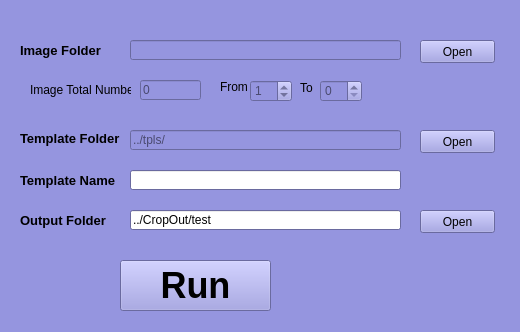
<?xml version="1.0" encoding="UTF-8"?>
<ui version="4.0">
 <class>CVToolWidgetClass</class>
 <widget class="QWidget" name="CVToolWidgetClass">
  <property name="geometry">
   <rect>
    <x>0</x>
    <y>0</y>
    <width>520</width>
    <height>332</height>
   </rect>
  </property>
  <property name="palette">
   <palette>
    <active>
     <colorrole role="WindowText">
      <brush brushstyle="SolidPattern">
       <color alpha="255">
        <red>0</red>
        <green>0</green>
        <blue>0</blue>
       </color>
      </brush>
     </colorrole>
     <colorrole role="Button">
      <brush brushstyle="SolidPattern">
       <color alpha="255">
        <red>149</red>
        <green>149</green>
        <blue>223</blue>
       </color>
      </brush>
     </colorrole>
     <colorrole role="Light">
      <brush brushstyle="SolidPattern">
       <color alpha="255">
        <red>250</red>
        <green>250</green>
        <blue>255</blue>
       </color>
      </brush>
     </colorrole>
     <colorrole role="Midlight">
      <brush brushstyle="SolidPattern">
       <color alpha="255">
        <red>199</red>
        <green>199</green>
        <blue>239</blue>
       </color>
      </brush>
     </colorrole>
     <colorrole role="Dark">
      <brush brushstyle="SolidPattern">
       <color alpha="255">
        <red>74</red>
        <green>74</green>
        <blue>111</blue>
       </color>
      </brush>
     </colorrole>
     <colorrole role="Mid">
      <brush brushstyle="SolidPattern">
       <color alpha="255">
        <red>99</red>
        <green>99</green>
        <blue>149</blue>
       </color>
      </brush>
     </colorrole>
     <colorrole role="Text">
      <brush brushstyle="SolidPattern">
       <color alpha="255">
        <red>0</red>
        <green>0</green>
        <blue>0</blue>
       </color>
      </brush>
     </colorrole>
     <colorrole role="BrightText">
      <brush brushstyle="SolidPattern">
       <color alpha="255">
        <red>255</red>
        <green>255</green>
        <blue>255</blue>
       </color>
      </brush>
     </colorrole>
     <colorrole role="ButtonText">
      <brush brushstyle="SolidPattern">
       <color alpha="255">
        <red>0</red>
        <green>0</green>
        <blue>0</blue>
       </color>
      </brush>
     </colorrole>
     <colorrole role="Base">
      <brush brushstyle="SolidPattern">
       <color alpha="255">
        <red>255</red>
        <green>255</green>
        <blue>255</blue>
       </color>
      </brush>
     </colorrole>
     <colorrole role="Window">
      <brush brushstyle="SolidPattern">
       <color alpha="255">
        <red>149</red>
        <green>149</green>
        <blue>223</blue>
       </color>
      </brush>
     </colorrole>
     <colorrole role="Shadow">
      <brush brushstyle="SolidPattern">
       <color alpha="255">
        <red>0</red>
        <green>0</green>
        <blue>0</blue>
       </color>
      </brush>
     </colorrole>
     <colorrole role="AlternateBase">
      <brush brushstyle="SolidPattern">
       <color alpha="255">
        <red>202</red>
        <green>202</green>
        <blue>239</blue>
       </color>
      </brush>
     </colorrole>
     <colorrole role="ToolTipBase">
      <brush brushstyle="SolidPattern">
       <color alpha="255">
        <red>255</red>
        <green>255</green>
        <blue>220</blue>
       </color>
      </brush>
     </colorrole>
     <colorrole role="ToolTipText">
      <brush brushstyle="SolidPattern">
       <color alpha="255">
        <red>0</red>
        <green>0</green>
        <blue>0</blue>
       </color>
      </brush>
     </colorrole>
    </active>
    <inactive>
     <colorrole role="WindowText">
      <brush brushstyle="SolidPattern">
       <color alpha="255">
        <red>0</red>
        <green>0</green>
        <blue>0</blue>
       </color>
      </brush>
     </colorrole>
     <colorrole role="Button">
      <brush brushstyle="SolidPattern">
       <color alpha="255">
        <red>149</red>
        <green>149</green>
        <blue>223</blue>
       </color>
      </brush>
     </colorrole>
     <colorrole role="Light">
      <brush brushstyle="SolidPattern">
       <color alpha="255">
        <red>250</red>
        <green>250</green>
        <blue>255</blue>
       </color>
      </brush>
     </colorrole>
     <colorrole role="Midlight">
      <brush brushstyle="SolidPattern">
       <color alpha="255">
        <red>199</red>
        <green>199</green>
        <blue>239</blue>
       </color>
      </brush>
     </colorrole>
     <colorrole role="Dark">
      <brush brushstyle="SolidPattern">
       <color alpha="255">
        <red>74</red>
        <green>74</green>
        <blue>111</blue>
       </color>
      </brush>
     </colorrole>
     <colorrole role="Mid">
      <brush brushstyle="SolidPattern">
       <color alpha="255">
        <red>99</red>
        <green>99</green>
        <blue>149</blue>
       </color>
      </brush>
     </colorrole>
     <colorrole role="Text">
      <brush brushstyle="SolidPattern">
       <color alpha="255">
        <red>0</red>
        <green>0</green>
        <blue>0</blue>
       </color>
      </brush>
     </colorrole>
     <colorrole role="BrightText">
      <brush brushstyle="SolidPattern">
       <color alpha="255">
        <red>255</red>
        <green>255</green>
        <blue>255</blue>
       </color>
      </brush>
     </colorrole>
     <colorrole role="ButtonText">
      <brush brushstyle="SolidPattern">
       <color alpha="255">
        <red>0</red>
        <green>0</green>
        <blue>0</blue>
       </color>
      </brush>
     </colorrole>
     <colorrole role="Base">
      <brush brushstyle="SolidPattern">
       <color alpha="255">
        <red>255</red>
        <green>255</green>
        <blue>255</blue>
       </color>
      </brush>
     </colorrole>
     <colorrole role="Window">
      <brush brushstyle="SolidPattern">
       <color alpha="255">
        <red>149</red>
        <green>149</green>
        <blue>223</blue>
       </color>
      </brush>
     </colorrole>
     <colorrole role="Shadow">
      <brush brushstyle="SolidPattern">
       <color alpha="255">
        <red>0</red>
        <green>0</green>
        <blue>0</blue>
       </color>
      </brush>
     </colorrole>
     <colorrole role="AlternateBase">
      <brush brushstyle="SolidPattern">
       <color alpha="255">
        <red>202</red>
        <green>202</green>
        <blue>239</blue>
       </color>
      </brush>
     </colorrole>
     <colorrole role="ToolTipBase">
      <brush brushstyle="SolidPattern">
       <color alpha="255">
        <red>255</red>
        <green>255</green>
        <blue>220</blue>
       </color>
      </brush>
     </colorrole>
     <colorrole role="ToolTipText">
      <brush brushstyle="SolidPattern">
       <color alpha="255">
        <red>0</red>
        <green>0</green>
        <blue>0</blue>
       </color>
      </brush>
     </colorrole>
    </inactive>
    <disabled>
     <colorrole role="WindowText">
      <brush brushstyle="SolidPattern">
       <color alpha="255">
        <red>74</red>
        <green>74</green>
        <blue>111</blue>
       </color>
      </brush>
     </colorrole>
     <colorrole role="Button">
      <brush brushstyle="SolidPattern">
       <color alpha="255">
        <red>149</red>
        <green>149</green>
        <blue>223</blue>
       </color>
      </brush>
     </colorrole>
     <colorrole role="Light">
      <brush brushstyle="SolidPattern">
       <color alpha="255">
        <red>250</red>
        <green>250</green>
        <blue>255</blue>
       </color>
      </brush>
     </colorrole>
     <colorrole role="Midlight">
      <brush brushstyle="SolidPattern">
       <color alpha="255">
        <red>199</red>
        <green>199</green>
        <blue>239</blue>
       </color>
      </brush>
     </colorrole>
     <colorrole role="Dark">
      <brush brushstyle="SolidPattern">
       <color alpha="255">
        <red>74</red>
        <green>74</green>
        <blue>111</blue>
       </color>
      </brush>
     </colorrole>
     <colorrole role="Mid">
      <brush brushstyle="SolidPattern">
       <color alpha="255">
        <red>99</red>
        <green>99</green>
        <blue>149</blue>
       </color>
      </brush>
     </colorrole>
     <colorrole role="Text">
      <brush brushstyle="SolidPattern">
       <color alpha="255">
        <red>74</red>
        <green>74</green>
        <blue>111</blue>
       </color>
      </brush>
     </colorrole>
     <colorrole role="BrightText">
      <brush brushstyle="SolidPattern">
       <color alpha="255">
        <red>255</red>
        <green>255</green>
        <blue>255</blue>
       </color>
      </brush>
     </colorrole>
     <colorrole role="ButtonText">
      <brush brushstyle="SolidPattern">
       <color alpha="255">
        <red>74</red>
        <green>74</green>
        <blue>111</blue>
       </color>
      </brush>
     </colorrole>
     <colorrole role="Base">
      <brush brushstyle="SolidPattern">
       <color alpha="255">
        <red>149</red>
        <green>149</green>
        <blue>223</blue>
       </color>
      </brush>
     </colorrole>
     <colorrole role="Window">
      <brush brushstyle="SolidPattern">
       <color alpha="255">
        <red>149</red>
        <green>149</green>
        <blue>223</blue>
       </color>
      </brush>
     </colorrole>
     <colorrole role="Shadow">
      <brush brushstyle="SolidPattern">
       <color alpha="255">
        <red>0</red>
        <green>0</green>
        <blue>0</blue>
       </color>
      </brush>
     </colorrole>
     <colorrole role="AlternateBase">
      <brush brushstyle="SolidPattern">
       <color alpha="255">
        <red>149</red>
        <green>149</green>
        <blue>223</blue>
       </color>
      </brush>
     </colorrole>
     <colorrole role="ToolTipBase">
      <brush brushstyle="SolidPattern">
       <color alpha="255">
        <red>255</red>
        <green>255</green>
        <blue>220</blue>
       </color>
      </brush>
     </colorrole>
     <colorrole role="ToolTipText">
      <brush brushstyle="SolidPattern">
       <color alpha="255">
        <red>0</red>
        <green>0</green>
        <blue>0</blue>
       </color>
      </brush>
     </colorrole>
    </disabled>
   </palette>
  </property>
  <property name="windowTitle">
   <string>CV Tool</string>
  </property>
  <widget class="QLabel" name="label">
   <property name="geometry">
    <rect>
     <x>20</x>
     <y>40</y>
     <width>91</width>
     <height>20</height>
    </rect>
   </property>
   <property name="palette">
    <palette>
     <active>
      <colorrole role="WindowText">
       <brush brushstyle="SolidPattern">
        <color alpha="255">
         <red>0</red>
         <green>0</green>
         <blue>0</blue>
        </color>
       </brush>
      </colorrole>
      <colorrole role="Button">
       <brush brushstyle="SolidPattern">
        <color alpha="255">
         <red>0</red>
         <green>0</green>
         <blue>255</blue>
        </color>
       </brush>
      </colorrole>
      <colorrole role="Light">
       <brush brushstyle="SolidPattern">
        <color alpha="255">
         <red>127</red>
         <green>127</green>
         <blue>255</blue>
        </color>
       </brush>
      </colorrole>
      <colorrole role="Midlight">
       <brush brushstyle="SolidPattern">
        <color alpha="255">
         <red>63</red>
         <green>63</green>
         <blue>255</blue>
        </color>
       </brush>
      </colorrole>
      <colorrole role="Dark">
       <brush brushstyle="SolidPattern">
        <color alpha="255">
         <red>0</red>
         <green>0</green>
         <blue>127</blue>
        </color>
       </brush>
      </colorrole>
      <colorrole role="Mid">
       <brush brushstyle="SolidPattern">
        <color alpha="255">
         <red>0</red>
         <green>0</green>
         <blue>170</blue>
        </color>
       </brush>
      </colorrole>
      <colorrole role="Text">
       <brush brushstyle="SolidPattern">
        <color alpha="255">
         <red>0</red>
         <green>0</green>
         <blue>0</blue>
        </color>
       </brush>
      </colorrole>
      <colorrole role="BrightText">
       <brush brushstyle="SolidPattern">
        <color alpha="255">
         <red>255</red>
         <green>255</green>
         <blue>255</blue>
        </color>
       </brush>
      </colorrole>
      <colorrole role="ButtonText">
       <brush brushstyle="SolidPattern">
        <color alpha="255">
         <red>0</red>
         <green>0</green>
         <blue>0</blue>
        </color>
       </brush>
      </colorrole>
      <colorrole role="Base">
       <brush brushstyle="SolidPattern">
        <color alpha="255">
         <red>255</red>
         <green>255</green>
         <blue>255</blue>
        </color>
       </brush>
      </colorrole>
      <colorrole role="Window">
       <brush brushstyle="SolidPattern">
        <color alpha="255">
         <red>0</red>
         <green>0</green>
         <blue>255</blue>
        </color>
       </brush>
      </colorrole>
      <colorrole role="Shadow">
       <brush brushstyle="SolidPattern">
        <color alpha="255">
         <red>0</red>
         <green>0</green>
         <blue>0</blue>
        </color>
       </brush>
      </colorrole>
      <colorrole role="AlternateBase">
       <brush brushstyle="SolidPattern">
        <color alpha="255">
         <red>127</red>
         <green>127</green>
         <blue>255</blue>
        </color>
       </brush>
      </colorrole>
      <colorrole role="ToolTipBase">
       <brush brushstyle="SolidPattern">
        <color alpha="255">
         <red>255</red>
         <green>255</green>
         <blue>220</blue>
        </color>
       </brush>
      </colorrole>
      <colorrole role="ToolTipText">
       <brush brushstyle="SolidPattern">
        <color alpha="255">
         <red>0</red>
         <green>0</green>
         <blue>0</blue>
        </color>
       </brush>
      </colorrole>
     </active>
     <inactive>
      <colorrole role="WindowText">
       <brush brushstyle="SolidPattern">
        <color alpha="255">
         <red>0</red>
         <green>0</green>
         <blue>0</blue>
        </color>
       </brush>
      </colorrole>
      <colorrole role="Button">
       <brush brushstyle="SolidPattern">
        <color alpha="255">
         <red>0</red>
         <green>0</green>
         <blue>255</blue>
        </color>
       </brush>
      </colorrole>
      <colorrole role="Light">
       <brush brushstyle="SolidPattern">
        <color alpha="255">
         <red>127</red>
         <green>127</green>
         <blue>255</blue>
        </color>
       </brush>
      </colorrole>
      <colorrole role="Midlight">
       <brush brushstyle="SolidPattern">
        <color alpha="255">
         <red>63</red>
         <green>63</green>
         <blue>255</blue>
        </color>
       </brush>
      </colorrole>
      <colorrole role="Dark">
       <brush brushstyle="SolidPattern">
        <color alpha="255">
         <red>0</red>
         <green>0</green>
         <blue>127</blue>
        </color>
       </brush>
      </colorrole>
      <colorrole role="Mid">
       <brush brushstyle="SolidPattern">
        <color alpha="255">
         <red>0</red>
         <green>0</green>
         <blue>170</blue>
        </color>
       </brush>
      </colorrole>
      <colorrole role="Text">
       <brush brushstyle="SolidPattern">
        <color alpha="255">
         <red>0</red>
         <green>0</green>
         <blue>0</blue>
        </color>
       </brush>
      </colorrole>
      <colorrole role="BrightText">
       <brush brushstyle="SolidPattern">
        <color alpha="255">
         <red>255</red>
         <green>255</green>
         <blue>255</blue>
        </color>
       </brush>
      </colorrole>
      <colorrole role="ButtonText">
       <brush brushstyle="SolidPattern">
        <color alpha="255">
         <red>0</red>
         <green>0</green>
         <blue>0</blue>
        </color>
       </brush>
      </colorrole>
      <colorrole role="Base">
       <brush brushstyle="SolidPattern">
        <color alpha="255">
         <red>255</red>
         <green>255</green>
         <blue>255</blue>
        </color>
       </brush>
      </colorrole>
      <colorrole role="Window">
       <brush brushstyle="SolidPattern">
        <color alpha="255">
         <red>0</red>
         <green>0</green>
         <blue>255</blue>
        </color>
       </brush>
      </colorrole>
      <colorrole role="Shadow">
       <brush brushstyle="SolidPattern">
        <color alpha="255">
         <red>0</red>
         <green>0</green>
         <blue>0</blue>
        </color>
       </brush>
      </colorrole>
      <colorrole role="AlternateBase">
       <brush brushstyle="SolidPattern">
        <color alpha="255">
         <red>127</red>
         <green>127</green>
         <blue>255</blue>
        </color>
       </brush>
      </colorrole>
      <colorrole role="ToolTipBase">
       <brush brushstyle="SolidPattern">
        <color alpha="255">
         <red>255</red>
         <green>255</green>
         <blue>220</blue>
        </color>
       </brush>
      </colorrole>
      <colorrole role="ToolTipText">
       <brush brushstyle="SolidPattern">
        <color alpha="255">
         <red>0</red>
         <green>0</green>
         <blue>0</blue>
        </color>
       </brush>
      </colorrole>
     </inactive>
     <disabled>
      <colorrole role="WindowText">
       <brush brushstyle="SolidPattern">
        <color alpha="255">
         <red>0</red>
         <green>0</green>
         <blue>127</blue>
        </color>
       </brush>
      </colorrole>
      <colorrole role="Button">
       <brush brushstyle="SolidPattern">
        <color alpha="255">
         <red>0</red>
         <green>0</green>
         <blue>255</blue>
        </color>
       </brush>
      </colorrole>
      <colorrole role="Light">
       <brush brushstyle="SolidPattern">
        <color alpha="255">
         <red>127</red>
         <green>127</green>
         <blue>255</blue>
        </color>
       </brush>
      </colorrole>
      <colorrole role="Midlight">
       <brush brushstyle="SolidPattern">
        <color alpha="255">
         <red>63</red>
         <green>63</green>
         <blue>255</blue>
        </color>
       </brush>
      </colorrole>
      <colorrole role="Dark">
       <brush brushstyle="SolidPattern">
        <color alpha="255">
         <red>0</red>
         <green>0</green>
         <blue>127</blue>
        </color>
       </brush>
      </colorrole>
      <colorrole role="Mid">
       <brush brushstyle="SolidPattern">
        <color alpha="255">
         <red>0</red>
         <green>0</green>
         <blue>170</blue>
        </color>
       </brush>
      </colorrole>
      <colorrole role="Text">
       <brush brushstyle="SolidPattern">
        <color alpha="255">
         <red>0</red>
         <green>0</green>
         <blue>127</blue>
        </color>
       </brush>
      </colorrole>
      <colorrole role="BrightText">
       <brush brushstyle="SolidPattern">
        <color alpha="255">
         <red>255</red>
         <green>255</green>
         <blue>255</blue>
        </color>
       </brush>
      </colorrole>
      <colorrole role="ButtonText">
       <brush brushstyle="SolidPattern">
        <color alpha="255">
         <red>0</red>
         <green>0</green>
         <blue>127</blue>
        </color>
       </brush>
      </colorrole>
      <colorrole role="Base">
       <brush brushstyle="SolidPattern">
        <color alpha="255">
         <red>0</red>
         <green>0</green>
         <blue>255</blue>
        </color>
       </brush>
      </colorrole>
      <colorrole role="Window">
       <brush brushstyle="SolidPattern">
        <color alpha="255">
         <red>0</red>
         <green>0</green>
         <blue>255</blue>
        </color>
       </brush>
      </colorrole>
      <colorrole role="Shadow">
       <brush brushstyle="SolidPattern">
        <color alpha="255">
         <red>0</red>
         <green>0</green>
         <blue>0</blue>
        </color>
       </brush>
      </colorrole>
      <colorrole role="AlternateBase">
       <brush brushstyle="SolidPattern">
        <color alpha="255">
         <red>0</red>
         <green>0</green>
         <blue>255</blue>
        </color>
       </brush>
      </colorrole>
      <colorrole role="ToolTipBase">
       <brush brushstyle="SolidPattern">
        <color alpha="255">
         <red>255</red>
         <green>255</green>
         <blue>220</blue>
        </color>
       </brush>
      </colorrole>
      <colorrole role="ToolTipText">
       <brush brushstyle="SolidPattern">
        <color alpha="255">
         <red>0</red>
         <green>0</green>
         <blue>0</blue>
        </color>
       </brush>
      </colorrole>
     </disabled>
    </palette>
   </property>
   <property name="font">
    <font>
     <family>Arial</family>
     <pointsize>10</pointsize>
     <weight>75</weight>
     <bold>true</bold>
    </font>
   </property>
   <property name="text">
    <string>Image Folder</string>
   </property>
  </widget>
  <widget class="QLineEdit" name="editImgFolder">
   <property name="enabled">
    <bool>false</bool>
   </property>
   <property name="geometry">
    <rect>
     <x>130</x>
     <y>40</y>
     <width>271</width>
     <height>20</height>
    </rect>
   </property>
  </widget>
  <widget class="QPushButton" name="btnImgFolder">
   <property name="geometry">
    <rect>
     <x>420</x>
     <y>40</y>
     <width>75</width>
     <height>23</height>
    </rect>
   </property>
   <property name="text">
    <string>Open</string>
   </property>
  </widget>
  <widget class="QLabel" name="label_2">
   <property name="geometry">
    <rect>
     <x>20</x>
     <y>130</y>
     <width>111</width>
     <height>16</height>
    </rect>
   </property>
   <property name="font">
    <font>
     <family>Arial</family>
     <pointsize>10</pointsize>
     <weight>75</weight>
     <bold>true</bold>
    </font>
   </property>
   <property name="text">
    <string>Template Folder</string>
   </property>
  </widget>
  <widget class="QLineEdit" name="editTplFolder">
   <property name="enabled">
    <bool>false</bool>
   </property>
   <property name="geometry">
    <rect>
     <x>130</x>
     <y>130</y>
     <width>271</width>
     <height>20</height>
    </rect>
   </property>
   <property name="text">
    <string>../tpls/</string>
   </property>
  </widget>
  <widget class="QLabel" name="label_3">
   <property name="geometry">
    <rect>
     <x>20</x>
     <y>170</y>
     <width>101</width>
     <height>20</height>
    </rect>
   </property>
   <property name="font">
    <font>
     <family>Arial</family>
     <pointsize>10</pointsize>
     <weight>75</weight>
     <bold>true</bold>
    </font>
   </property>
   <property name="text">
    <string>Template Name</string>
   </property>
  </widget>
  <widget class="QLineEdit" name="editTplName">
   <property name="geometry">
    <rect>
     <x>130</x>
     <y>170</y>
     <width>271</width>
     <height>20</height>
    </rect>
   </property>
  </widget>
  <widget class="QLabel" name="label_4">
   <property name="geometry">
    <rect>
     <x>20</x>
     <y>210</y>
     <width>101</width>
     <height>20</height>
    </rect>
   </property>
   <property name="font">
    <font>
     <family>Arial</family>
     <pointsize>10</pointsize>
     <weight>75</weight>
     <bold>true</bold>
    </font>
   </property>
   <property name="text">
    <string>Output Folder</string>
   </property>
  </widget>
  <widget class="QLineEdit" name="editOutputFolder">
   <property name="geometry">
    <rect>
     <x>130</x>
     <y>210</y>
     <width>271</width>
     <height>20</height>
    </rect>
   </property>
   <property name="text">
    <string>../CropOut/test</string>
   </property>
  </widget>
  <widget class="QPushButton" name="btnOutputFolder">
   <property name="geometry">
    <rect>
     <x>420</x>
     <y>210</y>
     <width>75</width>
     <height>23</height>
    </rect>
   </property>
   <property name="text">
    <string>Open</string>
   </property>
  </widget>
  <widget class="QPushButton" name="btnRun">
   <property name="geometry">
    <rect>
     <x>120</x>
     <y>260</y>
     <width>151</width>
     <height>51</height>
    </rect>
   </property>
   <property name="font">
    <font>
     <family>Arial</family>
     <pointsize>27</pointsize>
     <weight>75</weight>
     <bold>true</bold>
    </font>
   </property>
   <property name="text">
    <string>Run</string>
   </property>
  </widget>
  <widget class="QLabel" name="label_5">
   <property name="geometry">
    <rect>
     <x>30</x>
     <y>80</y>
     <width>101</width>
     <height>20</height>
    </rect>
   </property>
   <property name="text">
    <string>Image Total Number:</string>
   </property>
  </widget>
  <widget class="QLineEdit" name="editImgNum">
   <property name="enabled">
    <bool>false</bool>
   </property>
   <property name="geometry">
    <rect>
     <x>140</x>
     <y>80</y>
     <width>61</width>
     <height>20</height>
    </rect>
   </property>
   <property name="text">
    <string>0</string>
   </property>
  </widget>
  <widget class="QLabel" name="label_6">
   <property name="geometry">
    <rect>
     <x>220</x>
     <y>80</y>
     <width>46</width>
     <height>13</height>
    </rect>
   </property>
   <property name="text">
    <string>From</string>
   </property>
  </widget>
  <widget class="QSpinBox" name="spinFrom">
   <property name="enabled">
    <bool>false</bool>
   </property>
   <property name="geometry">
    <rect>
     <x>250</x>
     <y>80</y>
     <width>42</width>
     <height>22</height>
    </rect>
   </property>
   <property name="value">
    <number>1</number>
   </property>
  </widget>
  <widget class="QLabel" name="label_7">
   <property name="geometry">
    <rect>
     <x>300</x>
     <y>80</y>
     <width>21</width>
     <height>16</height>
    </rect>
   </property>
   <property name="text">
    <string>To</string>
   </property>
  </widget>
  <widget class="QSpinBox" name="spinTo">
   <property name="enabled">
    <bool>false</bool>
   </property>
   <property name="geometry">
    <rect>
     <x>320</x>
     <y>80</y>
     <width>42</width>
     <height>22</height>
    </rect>
   </property>
  </widget>
  <widget class="QPushButton" name="btnTplFolder">
   <property name="geometry">
    <rect>
     <x>420</x>
     <y>130</y>
     <width>75</width>
     <height>23</height>
    </rect>
   </property>
   <property name="text">
    <string>Open</string>
   </property>
  </widget>
 </widget>
 <layoutdefault spacing="6" margin="11"/>
 <resources>
  <include location="cvtoolwidget.qrc"/>
 </resources>
 <connections/>
</ui>
